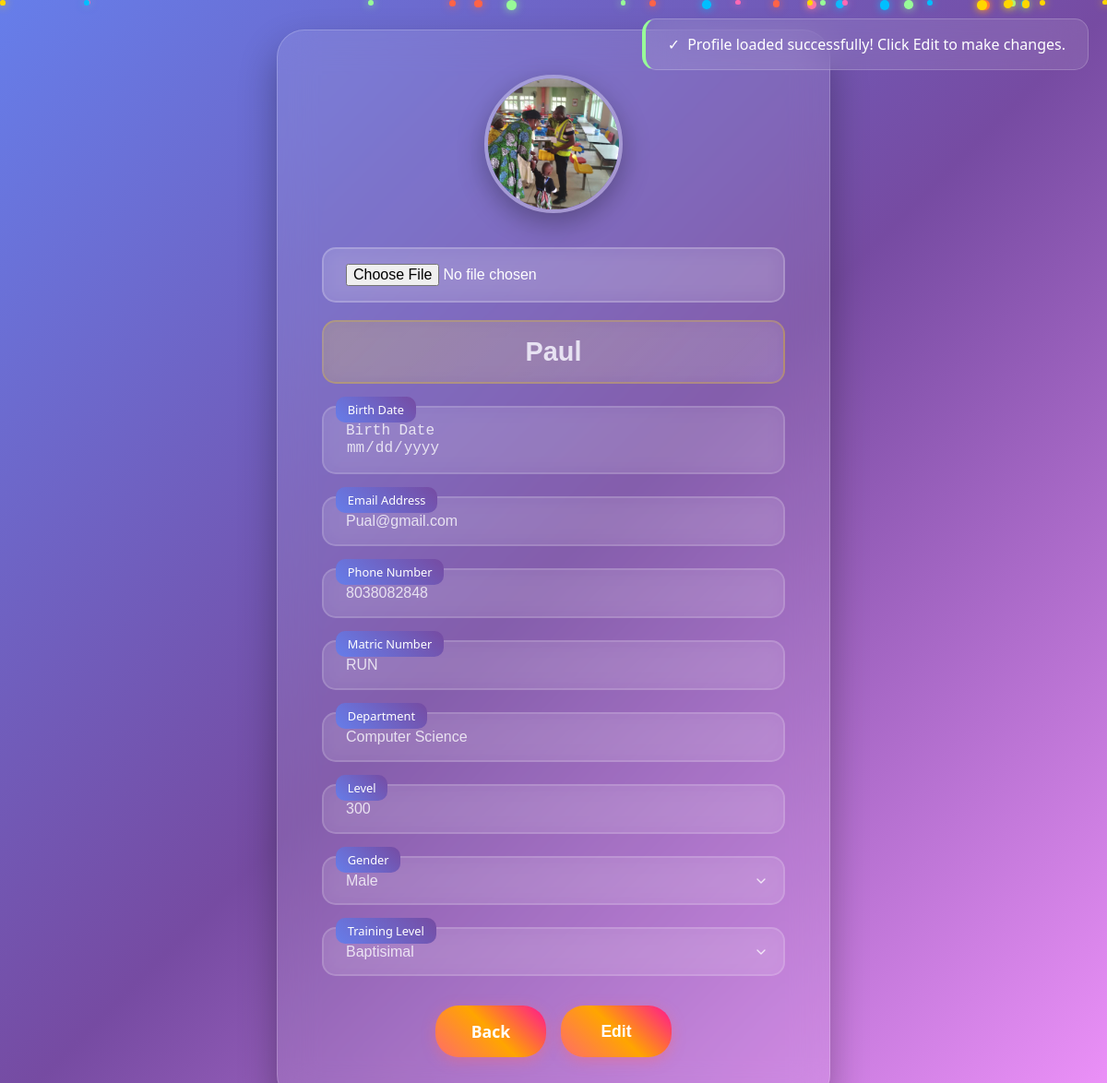
Page /community_member/16/ (signed in) on the earlier database version.
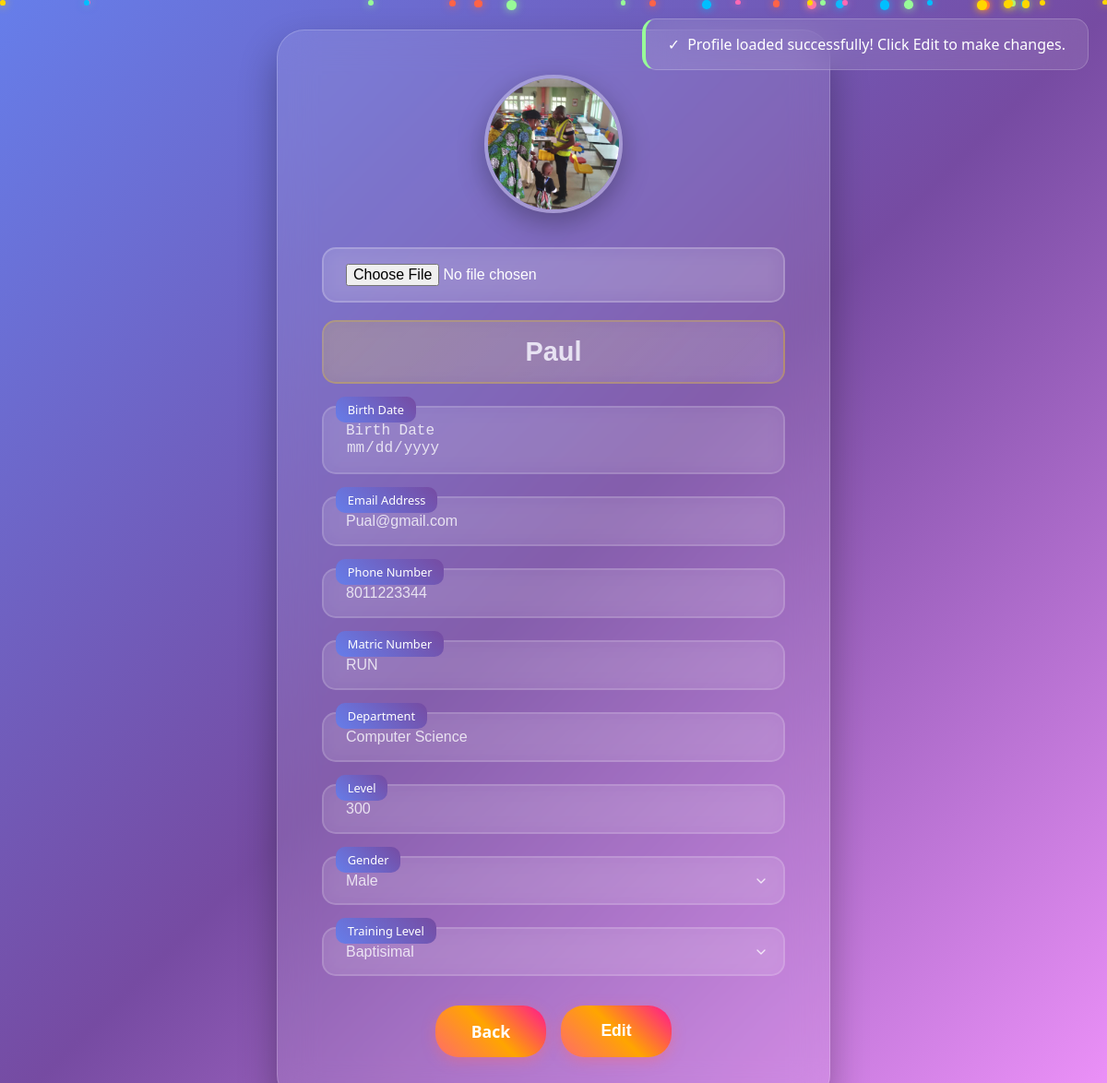
Same page on the later database version.
### App/models.py (models this page shows, shortened)
class BirthdayInfo(models.Model):
    GENDER_CHOICES = (
        ('male', 'Male'),
        ('female', 'Female'),
    )
    TRAINING_LEVEL_CHOICES = (
        ('baptisimal', 'Baptisimal'),
        ('believers', 'Believers'),
        ('workers-in-training', 'Workers In Training'),
        ('completed', 'Completed'),
    )
    community_user_name = models.ForeignKey(User, on_delete=models.CASCADE , null=True)
    personName = models.CharField(max_length=50)
    personImage = models.ImageField(upload_to='Birthday Images', null=True, blank=True)
    birthDate = models.DateField(auto_now=False, auto_now_add=False)
    phoneNumber = models.CharField(max_length=15)
    email = models.EmailField(max_length=254)
    matric =  models.CharField(max_length=50)
    department =  models.CharField(max_length=50)
    level = models.IntegerField()
    gender = models.CharField(max_length=10, choices=GENDER_CHOICES, null=True)
    trainingLevel = models.CharField(max_length=50, choices=TRAINING_LEVEL_CHOICES, null=True)
    reminderDays = models.IntegerField(null=True)

### App/views.py (the view, shortened to what this page needs)
# urls.py: path('community_member/<int:pk>/', views.community_member, name='community_member'),
@login_required(login_url='login')
def community_member(request, pk):
    member = get_object_or_404(BirthdayInfo, pk=pk)
    return render(request, 'community_member.html', {'member': member})

### templates/community_member.html (shortened to what this page needs)
{% load static %}
<!DOCTYPE html>
<html lang="en">
<head>
    <link rel="stylesheet" href="{% static 'community_member.css' %}">
    <link rel="stylesheet" href="{% static 'message.css' %}" />
</head>
<body>
    <div class="profile-container">
        <div class="profile-card animated">
            <div class="profile-image">
                <img src="{{ member.personImage.url }}" alt="{{ member.personName }}">
            </div>
            <form id="profileForm" method="POST" enctype="multipart/form-data">
                <div class="profile-details">
                    <p>
                        <input type="file" name="personImage" id="personImage" accept="image/*">
                    </p>
                    <h2>
                        <input type="text" name="personName" value="{{ member.personName }}" readonly>
                    </h2>
                    <p>
                        <input type="date" name="birthDate" value="{{ member.birthDate }}" readonly>
                    </p>
                    <p>
                        <input type="email" name="email" value="{{ member.email }}" readonly>
                    </p>
                    <p>
                        <input type="text" name="phoneNumber" value="{{ member.phoneNumber }}" readonly>
                    </p>
                    <p>
                        <input type="text" name="matric" value="{{ member.matric }}" readonly>
                    </p>
                    <p>
                        <input type="text" name="department" value="{{ member.department }}" readonly>
                    </p>
                    <p>
                        <input type="number" name="level" value="{{ member.level }}" readonly>
                    </p>
                    <p>
                        <select name="gender" disabled>
                            <option value="male" {% if member.gender == 'male' %}selected{% endif %}>Male</option>
                        </select>
                    </p>
                    <p>
                        <select name="trainingLevel" disabled>
                            <option value="baptisimal" {% if member.trainingLevel ==  'baptisimal' %}selected{% endif %}>
                                Baptisimal</option>
                        </select>
                    </p>
                </div>
                <div class="profile-actions">
                    <a href type="button" id="cancelBtn" class="btn">Back</a>
                    <button type="button" id="editBtn" class="btn">Edit</button>
                </div>
            </form>
        </div>
    </div>
</body>
</html>

### static/community_member.css (style rules this page uses)
* { margin: 0; padding: 0; box-sizing: border-box; }
body { font-family: "Segoe UI", Tahoma, Geneva, Verdana, sans-serif; background: linear-gradient(135deg, #667eea 0%, #764ba2 50%, #f093fb 100%); min-height: 100vh; overflow-x: hidden; position: relative; }
.profile-container { display: flex; justify-content: center; align-items: center; min-height: 100vh; padding: 2rem; position: relative; z-index: 10; }
.profile-card { background: rgba(255, 255, 255, 0.1); backdrop-filter: blur(20px); border-radius: 30px; padding: 3rem; max-width: 600px; width: 100%; border: 1px solid rgba(255, 255, 255, 0.2); box-shadow: 0 20px 40px rgba(0, 0, 0, 0.3); position: relative; overflow: hidden; transition: all 0.4s ease; }
.profile-card::before { content: ""; position: absolute; top: 0; left: 0; width: 100%; height: 100%; background: linear-gradient(135deg, rgba(255, 255, 255, 0.1), transparent); opacity: 0; transition: opacity 0.3s ease; }
.profile-card.animated { animation: profileSlideIn 0.8s ease-out; }
.profile-image { text-align: center; margin-bottom: 2rem; position: relative; }
.profile-image img { width: 150px; height: 150px; border-radius: 50%; border: 4px solid rgba(255, 255, 255, 0.3); object-fit: cover; transition: all 0.4s ease; box-shadow: 0 10px 30px rgba(0, 0, 0, 0.3); animation: profileImageFloat 3s ease-in-out infinite; }
.profile-details { margin-bottom: 2rem; }
.profile-details h2 { margin-bottom: 1.5rem; text-align: center; }
.profile-details p { margin-bottom: 1.2rem; position: relative; }
input, select { width: 100%; padding: 1rem 1.5rem; border: 2px solid rgba(255, 255, 255, 0.2); border-radius: 15px; background: rgba(255, 255, 255, 0.1); color: white; font-size: 1rem; font-weight: 500; backdrop-filter: blur(10px); transition: all 0.3s ease; outline: none; position: relative; }
input[readonly], select[disabled] { cursor: default; opacity: 0.8; }
input::placeholder { color: rgba(255, 255, 255, 0.6); }
input[name="personName"] { font-size: 1.8rem; font-weight: bold; text-align: center; background: linear-gradient(135deg, rgba(255, 215, 0, 0.2), rgba(255, 255, 255, 0.1)); border-color: rgba(255, 215, 0, 0.3); }
select { cursor: pointer; appearance: none; background-repeat: no-repeat; background-position: right 1rem center; background-size: 1rem; padding-right: 3rem; }
select option { background: rgba(102, 126, 234, 0.9); color: white; padding: 0.5rem; }
.profile-actions { display: flex; justify-content: center; gap: 1rem; margin-top: 2rem; }
.btn { padding: 1rem 2rem; border: none; border-radius: 25px; font-size: 1.1rem; font-weight: bold; cursor: pointer; transition: all 0.4s ease; position: relative; overflow: hidden; backdrop-filter: blur(10px); display: inline-flex; align-items: center; gap: 0.5rem; min-width: 120px; justify-content: center; }
.btn::before { content: ""; position: absolute; top: 0; left: -100%; width: 100%; height: 100%; background: linear-gradient(90deg, transparent, rgba(255, 255, 255, 0.3), transparent); transition: left 0.5s; }
#cancelBtn { background: linear-gradient(45deg, #ff6b6b, #ffa500, #ff1493); color: white; text-decoration: none; box-shadow: 0 4px 15px rgba(255, 107, 107, 0.4); }
#editBtn { background: linear-gradient(45deg, #ff6b6b, #ffa500, #ff1493); color: white; box-shadow: 0 4px 15px rgba(255, 107, 107, 0.4); }
input[name="personName"]::before { content: "Full Name"; }
input[name="birthDate"]::before { content: "Birth Date"; }
input[name="email"]::before { content: "Email Address"; }
input[name="phoneNumber"]::before { content: "Phone Number"; }
input[name="matric"]::before { content: "Matric Number"; }
input[name="department"]::before { content: "Department"; }
input[name="level"]::before { content: "Level"; }

Differences in the rows shown:
changed BirthdayInfo "Paul": phoneNumber "8038082848" → "8011223344"
